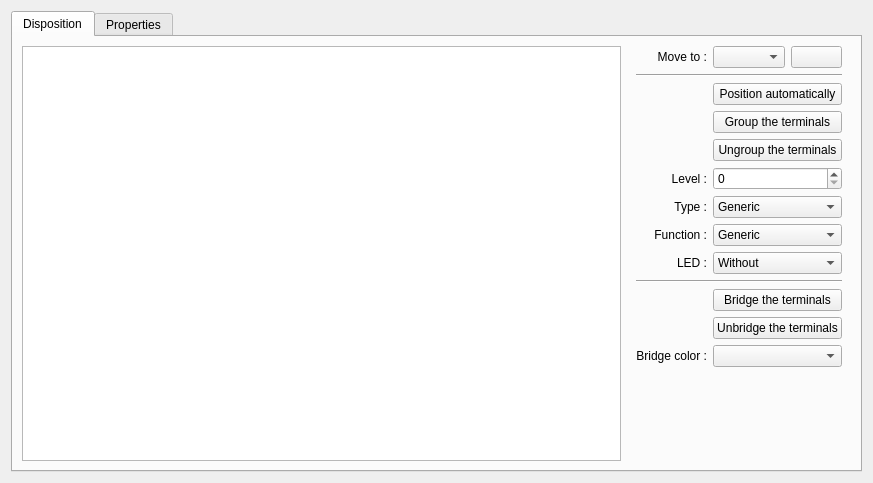
<?xml version="1.0" encoding="UTF-8"?>
<ui version="4.0">
 <class>TerminalStripEditor</class>
 <widget class="QWidget" name="TerminalStripEditor">
  <property name="geometry">
   <rect>
    <x>0</x>
    <y>0</y>
    <width>873</width>
    <height>483</height>
   </rect>
  </property>
  <property name="windowTitle">
   <string>Form</string>
  </property>
  <layout class="QHBoxLayout" name="horizontalLayout">
   <item>
    <widget class="QTabWidget" name="m_tab_widget">
     <property name="currentIndex">
      <number>0</number>
     </property>
     <widget class="QWidget" name="m_layout_tab">
      <attribute name="title">
       <string>Disposition</string>
      </attribute>
      <layout class="QHBoxLayout" name="horizontalLayout_2">
       <item>
        <widget class="QTableView" name="m_table_widget"/>
       </item>
       <item>
        <widget class="QWidget" name="widget" native="true">
         <layout class="QGridLayout" name="gridLayout_2">
          <property name="topMargin">
           <number>0</number>
          </property>
          <item row="8" column="1" colspan="2">
           <widget class="QComboBox" name="m_led_cb">
            <item>
             <property name="text">
              <string>Without</string>
             </property>
            </item>
            <item>
             <property name="text">
              <string>With</string>
             </property>
            </item>
           </widget>
          </item>
          <item row="1" column="0" colspan="3">
           <widget class="Line" name="line_3">
            <property name="orientation">
             <enum>Qt::Horizontal</enum>
            </property>
           </widget>
          </item>
          <item row="0" column="2">
           <widget class="QPushButton" name="m_move_to_pb">
            <property name="toolTip">
             <string>Effectuer le déplacement</string>
            </property>
            <property name="text">
             <string/>
            </property>
            <property name="icon">
             <iconset resource="../../../qelectrotech.qrc">
              <normaloff>:/ico/16x16/dialog-ok.png</normaloff>:/ico/16x16/dialog-ok.png</iconset>
            </property>
           </widget>
          </item>
          <item row="12" column="1" colspan="2">
           <widget class="KColorCombo" name="m_bridge_color_cb"/>
          </item>
          <item row="5" column="0">
           <widget class="QLabel" name="label_6">
            <property name="text">
             <string>Level :</string>
            </property>
            <property name="alignment">
             <set>Qt::AlignRight|Qt::AlignTrailing|Qt::AlignVCenter</set>
            </property>
           </widget>
          </item>
          <item row="6" column="0">
           <widget class="QLabel" name="label_7">
            <property name="text">
             <string>Type :</string>
            </property>
            <property name="alignment">
             <set>Qt::AlignRight|Qt::AlignTrailing|Qt::AlignVCenter</set>
            </property>
           </widget>
          </item>
          <item row="12" column="0">
           <widget class="QLabel" name="label_10">
            <property name="text">
             <string>Bridge color :</string>
            </property>
            <property name="alignment">
             <set>Qt::AlignRight|Qt::AlignTrailing|Qt::AlignVCenter</set>
            </property>
           </widget>
          </item>
          <item row="6" column="1" colspan="2">
           <widget class="QComboBox" name="m_type_cb">
            <item>
             <property name="text">
              <string>Generic</string>
             </property>
            </item>
            <item>
             <property name="text">
              <string>Fuse</string>
             </property>
            </item>
            <item>
             <property name="text">
              <string>Sectionable</string>
             </property>
            </item>
            <item>
             <property name="text">
              <string>Diode</string>
             </property>
            </item>
            <item>
             <property name="text">
              <string>Ground</string>
             </property>
            </item>
           </widget>
          </item>
          <item row="8" column="0">
           <widget class="QLabel" name="label_9">
            <property name="text">
             <string>LED :</string>
            </property>
            <property name="alignment">
             <set>Qt::AlignRight|Qt::AlignTrailing|Qt::AlignVCenter</set>
            </property>
           </widget>
          </item>
          <item row="9" column="0" colspan="3">
           <widget class="Line" name="line_2">
            <property name="orientation">
             <enum>Qt::Horizontal</enum>
            </property>
           </widget>
          </item>
          <item row="13" column="0">
           <spacer name="verticalSpacer">
            <property name="orientation">
             <enum>Qt::Vertical</enum>
            </property>
            <property name="sizeHint" stdset="0">
             <size>
              <width>20</width>
              <height>40</height>
             </size>
            </property>
           </spacer>
          </item>
          <item row="7" column="0">
           <widget class="QLabel" name="label_8">
            <property name="text">
             <string>Function :</string>
            </property>
            <property name="alignment">
             <set>Qt::AlignRight|Qt::AlignTrailing|Qt::AlignVCenter</set>
            </property>
           </widget>
          </item>
          <item row="0" column="0">
           <widget class="QLabel" name="m_move_to_label">
            <property name="text">
             <string>Move to :</string>
            </property>
            <property name="alignment">
             <set>Qt::AlignRight|Qt::AlignTrailing|Qt::AlignVCenter</set>
            </property>
           </widget>
          </item>
          <item row="7" column="1" colspan="2">
           <widget class="QComboBox" name="m_function_cb">
            <item>
             <property name="text">
              <string>Generic</string>
             </property>
            </item>
            <item>
             <property name="text">
              <string>Phase</string>
             </property>
            </item>
            <item>
             <property name="text">
              <string>Neutral</string>
             </property>
            </item>
           </widget>
          </item>
          <item row="0" column="1">
           <widget class="QComboBox" name="m_move_to_cb">
            <property name="sizeAdjustPolicy">
             <enum>QComboBox::AdjustToContents</enum>
            </property>
           </widget>
          </item>
          <item row="5" column="1" colspan="2">
           <widget class="QSpinBox" name="m_level_sb">
            <property name="maximum">
             <number>6</number>
            </property>
           </widget>
          </item>
          <item row="2" column="1" colspan="2">
           <widget class="QPushButton" name="m_auto_ordering_pb">
            <property name="text">
             <string>Position automatically</string>
            </property>
           </widget>
          </item>
          <item row="3" column="1" colspan="2">
           <widget class="QPushButton" name="m_group_terminals_pb">
            <property name="text">
             <string>Group the terminals</string>
            </property>
           </widget>
          </item>
          <item row="4" column="1" colspan="2">
           <widget class="QPushButton" name="m_ungroup_pb">
            <property name="text">
             <string>Ungroup the terminals</string>
            </property>
           </widget>
          </item>
          <item row="10" column="1" colspan="2">
           <widget class="QPushButton" name="m_bridge_terminals_pb">
            <property name="text">
             <string>Bridge the terminals</string>
            </property>
           </widget>
          </item>
          <item row="11" column="1" colspan="2">
           <widget class="QPushButton" name="m_unbridge_terminals_pb">
            <property name="text">
             <string>Unbridge the terminals</string>
            </property>
           </widget>
          </item>
         </layout>
        </widget>
       </item>
      </layout>
     </widget>
     <widget class="QWidget" name="m_data_tab">
      <attribute name="title">
       <string>Properties</string>
      </attribute>
      <layout class="QGridLayout" name="gridLayout">
       <item row="2" column="0">
        <widget class="QLabel" name="label_3">
         <property name="text">
          <string>Name :</string>
         </property>
        </widget>
       </item>
       <item row="3" column="0">
        <widget class="QLabel" name="label_4">
         <property name="text">
          <string>Annotation :</string>
         </property>
        </widget>
       </item>
       <item row="0" column="0">
        <widget class="QLabel" name="label">
         <property name="text">
          <string>Facility :</string>
         </property>
        </widget>
       </item>
       <item row="1" column="1">
        <widget class="QLineEdit" name="m_location_le"/>
       </item>
       <item row="0" column="1">
        <widget class="QLineEdit" name="m_installation_le"/>
       </item>
       <item row="3" column="1">
        <widget class="QLineEdit" name="m_comment_le"/>
       </item>
       <item row="1" column="0">
        <widget class="QLabel" name="label_2">
         <property name="text">
          <string>Location :</string>
         </property>
        </widget>
       </item>
       <item row="4" column="0">
        <widget class="QLabel" name="label_5">
         <property name="text">
          <string>Description</string>
         </property>
        </widget>
       </item>
       <item row="4" column="1">
        <widget class="Line" name="line">
         <property name="orientation">
          <enum>Qt::Horizontal</enum>
         </property>
        </widget>
       </item>
       <item row="2" column="1">
        <widget class="QLineEdit" name="m_name_le"/>
       </item>
       <item row="5" column="0" colspan="2">
        <widget class="QPlainTextEdit" name="m_description_te"/>
       </item>
      </layout>
     </widget>
    </widget>
   </item>
  </layout>
 </widget>
 <customwidgets>
  <customwidget>
   <class>KColorCombo</class>
   <extends>QComboBox</extends>
   <header>kcolorcombo.h</header>
  </customwidget>
 </customwidgets>
 <resources>
  <include location="../../../qelectrotech.qrc"/>
 </resources>
 <connections/>
</ui>
